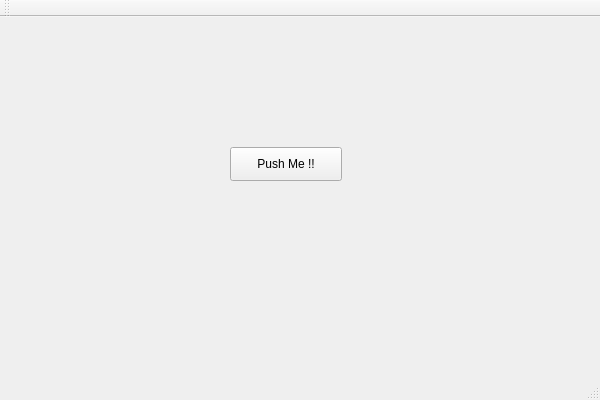
<?xml version="1.0" encoding="UTF-8"?>
<ui version="4.0">
 <class>MainWindowClass</class>
 <widget class="QMainWindow" name="MainWindowClass">
  <property name="geometry">
   <rect>
    <x>0</x>
    <y>0</y>
    <width>600</width>
    <height>400</height>
   </rect>
  </property>
  <property name="windowTitle">
   <string>MainWindow</string>
  </property>
  <widget class="QWidget" name="centralWidget">
   <widget class="QPushButton" name="pushButton">
    <property name="geometry">
     <rect>
      <x>230</x>
      <y>130</y>
      <width>112</width>
      <height>34</height>
     </rect>
    </property>
    <property name="text">
     <string>Push Me !!</string>
    </property>
   </widget>
  </widget>
  <widget class="QMenuBar" name="menuBar">
   <property name="geometry">
    <rect>
     <x>0</x>
     <y>0</y>
     <width>600</width>
     <height>31</height>
    </rect>
   </property>
  </widget>
  <widget class="QToolBar" name="mainToolBar">
   <attribute name="toolBarArea">
    <enum>TopToolBarArea</enum>
   </attribute>
   <attribute name="toolBarBreak">
    <bool>false</bool>
   </attribute>
  </widget>
  <widget class="QStatusBar" name="statusBar"/>
 </widget>
 <layoutdefault spacing="6" margin="11"/>
 <resources>
  <include location="MainWindow.qrc"/>
 </resources>
 <connections>
  <connection>
   <sender>pushButton</sender>
   <signal>clicked()</signal>
   <receiver>MainWindowClass</receiver>
   <slot>close()</slot>
   <hints>
    <hint type="sourcelabel">
     <x>295</x>
     <y>192</y>
    </hint>
    <hint type="destinationlabel">
     <x>326</x>
     <y>269</y>
    </hint>
   </hints>
  </connection>
 </connections>
</ui>
